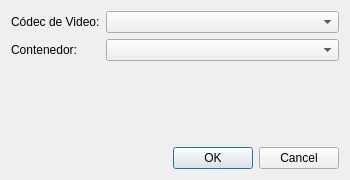
<?xml version="1.0" encoding="UTF-8"?>
<ui version="4.0">
 <class>FormatDialog</class>
 <widget class="QDialog" name="FormatDialog">
  <property name="geometry">
   <rect>
    <x>0</x>
    <y>0</y>
    <width>350</width>
    <height>180</height>
   </rect>
  </property>
  <property name="windowTitle">
   <string>Seleccionar Formato de Salida</string>
  </property>
  <property name="modal">
   <bool>true</bool>
  </property>
  <layout class="QVBoxLayout" name="verticalLayout">
   <item>
    <layout class="QFormLayout" name="formLayout">
     <item row="0" column="0">
      <widget class="QLabel" name="labelCodec">
       <property name="text">
        <string>Códec de Video:</string>
       </property>
      </widget>
     </item>
     <item row="0" column="1">
      <widget class="QComboBox" name="codecComboBox"/>
     </item>
     <item row="1" column="0">
      <widget class="QLabel" name="labelContainer">
       <property name="text">
        <string>Contenedor:</string>
       </property>
      </widget>
     </item>
     <item row="1" column="1">
      <widget class="QComboBox" name="containerComboBox"/>
     </item>
    </layout>
   </item>
   <item>
    <spacer name="verticalSpacer">
     <property name="orientation">
      <enum>Qt::Vertical</enum>
     </property>
     <property name="sizeHint" stdset="0">
      <size>
       <width>20</width>
       <height>10</height>
      </size>
     </property>
    </spacer>
   </item>
   <item>
    <widget class="QDialogButtonBox" name="buttonBox">
     <property name="orientation">
      <enum>Qt::Horizontal</enum>
     </property>
     <property name="standardButtons">
      <set>QDialogButtonBox::Cancel|QDialogButtonBox::Ok</set>
     </property>
    </widget>
   </item>
  </layout>
 </widget>
 <resources/>
 <connections>
  <connection>
   <sender>buttonBox</sender>
   <signal>accepted()</signal>
   <receiver>FormatDialog</receiver>
   <slot>accept()</slot>
   <hints>
    <hint type="sourcelabel">
     <x>248</x>
     <y>254</y>
    </hint>
    <hint type="destinationlabel">
     <x>157</x>
     <y>274</y>
    </hint>
   </hints>
  </connection>
  <connection>
   <sender>buttonBox</sender>
   <signal>rejected()</signal>
   <receiver>FormatDialog</receiver>
   <slot>reject()</slot>
   <hints>
    <hint type="sourcelabel">
     <x>316</x>
     <y>260</y>
    </hint>
    <hint type="destinationlabel">
     <x>286</x>
     <y>274</y>
    </hint>
   </hints>
  </connection>
 </connections>
</ui>
